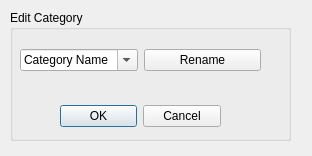
<?xml version="1.0" encoding="UTF-8"?>
<ui version="4.0">
 <class>tsd_categoryEditDialog</class>
 <widget class="QDialog" name="tsd_categoryEditDialog">
  <property name="geometry">
   <rect>
    <x>0</x>
    <y>0</y>
    <width>312</width>
    <height>156</height>
   </rect>
  </property>
  <property name="windowTitle">
   <string>Dialog</string>
  </property>
  <widget class="QGroupBox" name="groupBox">
   <property name="geometry">
    <rect>
     <x>10</x>
     <y>10</y>
     <width>281</width>
     <height>131</height>
    </rect>
   </property>
   <property name="title">
    <string>Edit Category</string>
   </property>
   <widget class="QWidget" name="gridLayoutWidget">
    <property name="geometry">
     <rect>
      <x>10</x>
      <y>30</y>
      <width>241</width>
      <height>41</height>
     </rect>
    </property>
    <layout class="QGridLayout" name="gridLayout">
     <item row="0" column="1">
      <widget class="QPushButton" name="pushButton">
       <property name="text">
        <string>Rename</string>
       </property>
      </widget>
     </item>
     <item row="0" column="0">
      <widget class="QComboBox" name="comboBox">
       <property name="editable">
        <bool>true</bool>
       </property>
       <property name="currentText">
        <string>Category Name</string>
       </property>
      </widget>
     </item>
    </layout>
   </widget>
   <widget class="QDialogButtonBox" name="buttonBox">
    <property name="geometry">
     <rect>
      <x>50</x>
      <y>90</y>
      <width>161</width>
      <height>32</height>
     </rect>
    </property>
    <property name="orientation">
     <enum>Qt::Horizontal</enum>
    </property>
    <property name="standardButtons">
     <set>QDialogButtonBox::Cancel|QDialogButtonBox::Ok</set>
    </property>
   </widget>
  </widget>
 </widget>
 <resources/>
 <connections>
  <connection>
   <sender>buttonBox</sender>
   <signal>accepted()</signal>
   <receiver>tsd_categoryEditDialog</receiver>
   <slot>accept()</slot>
   <hints>
    <hint type="sourcelabel">
     <x>248</x>
     <y>254</y>
    </hint>
    <hint type="destinationlabel">
     <x>157</x>
     <y>274</y>
    </hint>
   </hints>
  </connection>
  <connection>
   <sender>buttonBox</sender>
   <signal>rejected()</signal>
   <receiver>tsd_categoryEditDialog</receiver>
   <slot>reject()</slot>
   <hints>
    <hint type="sourcelabel">
     <x>316</x>
     <y>260</y>
    </hint>
    <hint type="destinationlabel">
     <x>286</x>
     <y>274</y>
    </hint>
   </hints>
  </connection>
 </connections>
</ui>
